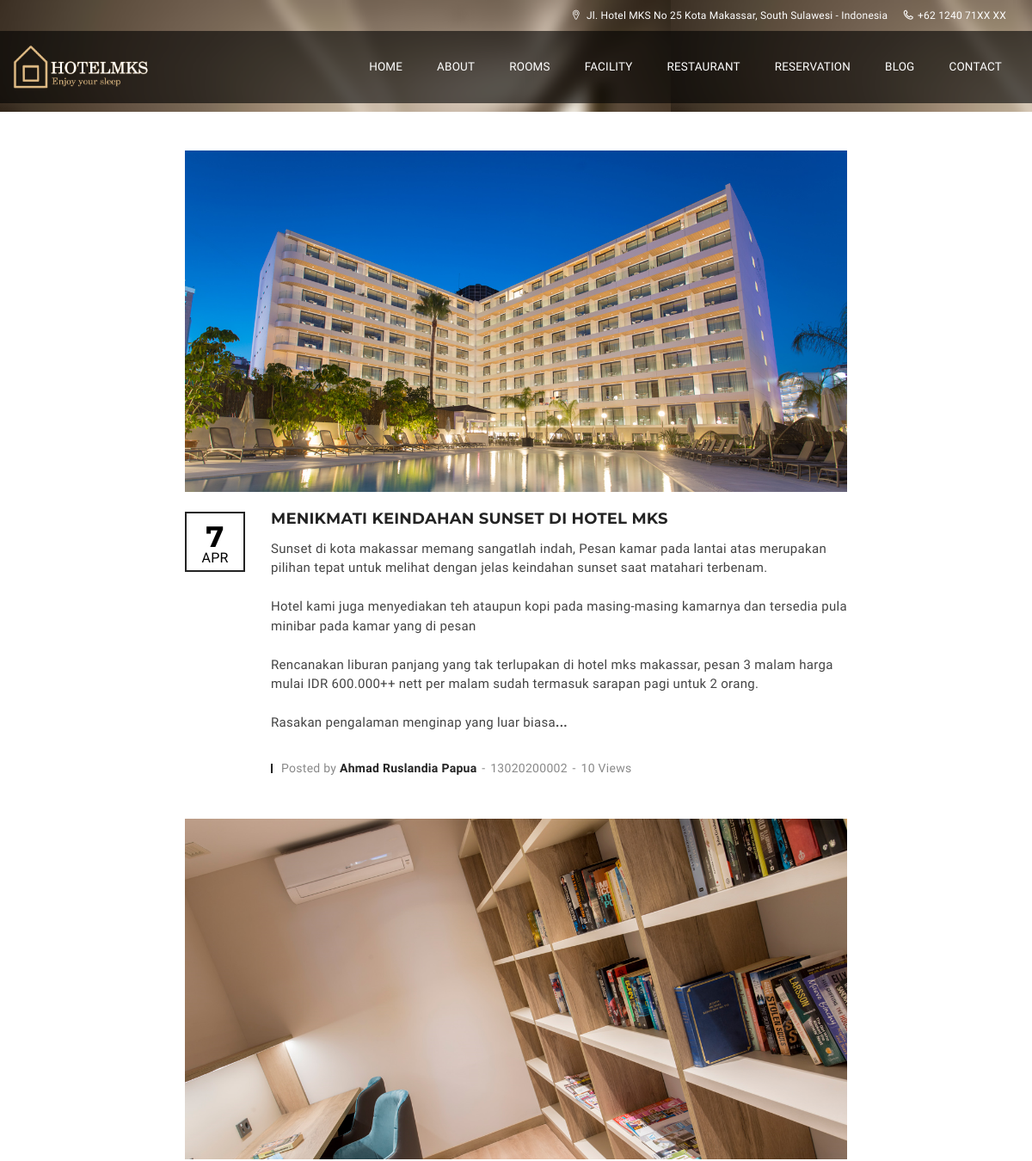
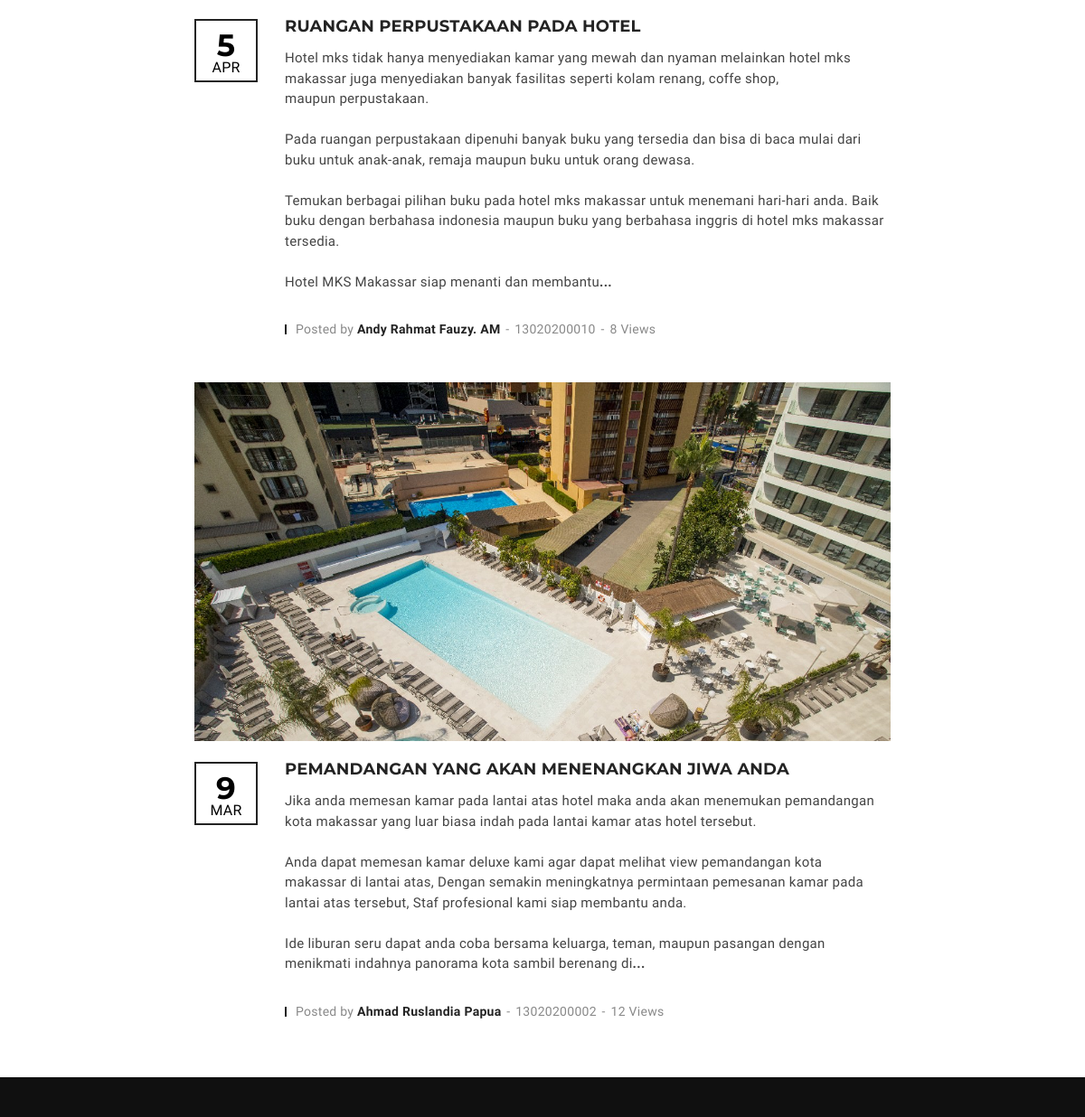
Screenshot of /index.php/blog with the database file from the repository (2 pictures, top to bottom).
### tables this page shows
CREATE TABLE `kontak` (
  `kd_kontak` int(11) NOT NULL,
  `des` text NOT NULL,
  `alamat` text NOT NULL,
  `telp` text NOT NULL,
  `email` text NOT NULL
);

CREATE TABLE `tulisan` (
  `tulisan_id` int(11) NOT NULL,
  `tulisan_judul` varchar(100) DEFAULT NULL,
  `tulisan_isi` longtext,
  `tulisan_tanggal` timestamp NULL DEFAULT CURRENT_TIMESTAMP,
  `tulisan_kategori_id` int(11) DEFAULT NULL,
  `tulisan_kategori_nama` varchar(30) DEFAULT NULL,
  `tulisan_views` int(11) DEFAULT '0',
  `tulisan_gambar` varchar(40) DEFAULT NULL,
  `tulisan_pengguna_id` int(11) DEFAULT NULL,
  `tulisan_author` varchar(40) DEFAULT NULL,
  `tulisan_slug` varchar(250) NOT NULL,
  `tulisan_deskripsi` text NOT NULL,
  `tulisan_lang` varchar(20) DEFAULT NULL
);

### application/controllers/Blog.php (called while the page is built, shortened)
<?php
class Blog extends CI_Controller{
	function __construct(){
		$this->load->model('M_tulisan','m_tulisan');
		$this->load->model('M_kategori','m_kategori');
		$this->load->model('M_pengunjung','m_pengunjung');
	}
	function index(){
			$jum=$this->m_tulisan->blog();
	        $page=$this->uri->segment(3);
	        if(!$page):
	            $offset = 0;
	        else:
	            $offset = $page;
	        endif;
	        $limit=3;
	        $config['base_url'] = base_url() . 'blog/index/';
	        $config['total_rows'] = $jum->num_rows();
	        $config['per_page'] = $limit;
	        $config['uri_segment'] = 3;
	        $config['full_tag_open'] = "<ul class='pagination'>";
	        $config['full_tag_close'] ="</ul>";
	        $config['num_tag_open'] = '<li>';
	        $config['num_tag_close'] = '</li>';
	        $config['cur_tag_open'] = "<li class='disabled'><li class='active'><a href='#'>";
	        $config['cur_tag_close'] = "<span class='sr-only'></span></a></li>";
	        $config['next_tag_open'] = "<li>";
	        $config['next_tagl_close'] = "</li>";
	        $config['prev_tag_open'] = "<li>";
	        $config['prev_tagl_close'] = "</li>";
	        $config['first_tag_open'] = "<li>";
	        $config['first_tagl_close'] = "</li>";
	        $config['last_tag_open'] = "<li>";
	        $config['last_tagl_close'] = "</li>";
	        $config['first_link']='< Firts ';
	        $config['last_link']='Last > ';
	        $config['next_link']='Next >> ';
	        $config['prev_link']='<< Prev';
	        $this->pagination->initialize($config);
	        $x['page'] =$this->pagination->create_links();
			$x['data']=$this->m_tulisan->blog_perpage($offset,$limit);
			$this->load->view('frontend/blog_view',$x);
	}
}

### index.php (called while the page is built, shortened)
<?php
require_once BASEPATH.'core/CodeIgniter.php';

### application/models/M_tulisan.php (called while the page is built, shortened)
<?php
class M_tulisan extends CI_Model{
	function blog_perpage($offset,$limit){
		$hsl=$this->db->query("SELECT tulisan.*,DATE_FORMAT(tulisan_tanggal,'%d/%m/%Y') AS tanggal,DAY(tulisan_tanggal) AS hari,LEFT(DATE_FORMAT(tulisan_tanggal,'%M'),3) AS bulan FROM tulisan WHERE tulisan_lang='id' ORDER BY tulisan_id DESC limit $offset,$limit");
		return $hsl;
	}
}

### application/views/frontend/blog_view.php (the view, shortened to what this page needs)
<!DOCTYPE html>
<html lang="en">
<head>
    <link rel="stylesheet" type="text/css" href="<?php echo base_url().'theme/css/lib/font-awesome.min.css'?>">
    <link rel="stylesheet" type="text/css" href="<?php echo base_url().'theme/css/lib/font-lotusicon.css'?>">
    <link rel="stylesheet" type="text/css" href="<?php echo base_url().'theme/css/lib/bootstrap.min.css'?>">
    <link rel="stylesheet" type="text/css" href="<?php echo base_url().'theme/css/lib/owl.carousel.css'?>">
    <link rel="stylesheet" type="text/css" href="<?php echo base_url().'theme/css/lib/jquery-ui.min.css'?>">
    <link rel="stylesheet" type="text/css" href="<?php echo base_url().'theme/css/lib/magnific-popup.css'?>">
    <link rel="stylesheet" type="text/css" href="<?php echo base_url().'theme/css/lib/settings.css'?>">
    <link rel="stylesheet" type="text/css" href="<?php echo base_url().'theme/css/lib/bootstrap-select.min.css'?>">
    <link rel="stylesheet" type="text/css" href="<?php echo base_url().'theme/css/helper.css'?>">
    <link rel="stylesheet" type="text/css" href="<?php echo base_url().'theme/css/custom.css'?>">
    <link rel="stylesheet" type="text/css" href="<?php echo base_url().'theme/css/responsive.css'?>">
    <link rel="stylesheet" type="text/css" href="<?php echo base_url().'theme/css/style.css'?>">
</head>
<body>
    <div id="page-wrap">
        <header id="header" class="header-v2">
            <?php $this->load->view('frontend/headertop');?>
          <?php $this->load->view('frontend/header');?>
        </header>
        <section class="section-sub-banner bg-9">
            <div class="sub-banner">
                <div class="container">
                    <div class="text text-center">
                    </div>
                </div>
            </div>
        </section>
        <section class="section-blog bg-white">
            <div class="container">
                <div class="blog">
                    <div class="row">
                        <div class="col-md-8 col-md-offset-2">
                            <div class="blog-content">
                            <?php
                                function limit_words($string, $word_limit){
                                    $words = explode(" ",$string);
                                    return implode(" ",array_splice($words,0,$word_limit));
                                }
                                foreach ($data->result() as $row):
                            ?>
                                <article class="post">
                                    <div class="entry-media">
                                        <a href="<?php echo site_url('blog/'.$row->tulisan_slug);?>" class="post-thumbnail hover-zoom"><img src="<?php echo base_url().'assets/images/'.$row->tulisan_gambar;?>" alt=""></a>
                                        <span class="posted-on"><strong><?php echo $row->hari;?></strong><?php echo $row->bulan;?></span>
                                    </div>
                                    <div class="entry-header">
                                        <h2 class="entry-title"><a href="<?php echo site_url('blog/'.$row->tulisan_slug);?>"><?php echo $row->tulisan_judul;?></a></h2>
                                    </div>
                                    <div class="entry-content">
                                        <?php echo limit_words($row->tulisan_isi,70).'<b>...</b>';?>
                                    </div>
                                    <div class="entry-footer">
                                        <p class="entry-meta">
                                            <span class="entry-author">
                                                <span class="screen-reader-text">Posted by </span>
                                                <a href="#" class="entry-author-link">
                                                    <span class="entry-author-name"><?php echo $row->tulisan_author;?></span>
                                                </a>
                                            </span>
                                            <span class="entry-categories">
                                                <a href="#"><?php echo $row->tulisan_kategori_nama;?></a>
                                            </span>
                                            <span class="entry-comments-link">
                                                <a href="#"><?php echo $row->tulisan_views;?> Views</a>
                                            </span>
                                        </p>
                                    </div>
                                </article>
                                <?php endforeach;?>
                            </div>
                        </div>
                    </div>
                </div>
            </div>
        </section>
       <?php $this->load->view('frontend/footer');?>
    </div>
</body>
</html>

### application/views/frontend/headertop.php
<div class="header_top">
             <div class="container">
                 <div class="header_left float-right">
		<?php
			$sql=$this->db->query("SELECT * from kontak");
			$header=$sql->row_array();
		?>
                     <span><i class="lotus-icon-location"></i> <?php echo $header['alamat']?></span>
                     <span><i class="lotus-icon-phone"></i><?php echo $header['telp']?></span>
                 </div>
             </div>
         </div>

### application/views/frontend/header.php (shortened to what this page needs)
<div class="header_content" id="header_content">
               <div class="container">
                   <div class="header_logo">
                       <a href="<?php echo site_url('');?>"><img src="<?php echo base_url().'theme/images/logo-header.png'?>" alt=""></a>
                   </div>
                   <nav class="header_menu">
                       <ul class="menu">
                           <li><a href="<?php echo site_url('');?>">Home</a></li>
                            <li><a href="<?php echo site_url('about');?>">About</a></li>
                           <li><a href="<?php echo site_url('rooms');?>">Rooms</a></li>
                           <li><a href="<?php echo site_url('facility');?>">Facility</a></li>
						<li><a href="<?php echo site_url('restaurant');?>">Restaurant</a></li>
                           <li><a href="<?php echo site_url('reservation');?>">Reservation</a></li>
                           <li><a href="<?php echo site_url('blog');?>">Blog</a></li>
                           <li><a href="<?php echo site_url('contact');?>">Contact</a></li>
                       </ul>
                   </nav>
               </div>
           </div>

### application/views/frontend/footer.php
<footer id="footer">
            <div class="footer_bottom">
                <div class="container">
                    <p><br></p>
                </div>
            </div>
        </footer>

### rows the page displays
kontak: alamat "Jl. Hotel MKS No 25 Kota Makassar, South Sulawesi - Indonesia", telp "+62 1240 71XX XX"
tulisan: tulisan_gambar (picture), hari "7", bulan "APR", tulisan_judul "MENIKMATI KEINDAHAN SUNSET DI HOTEL MKS", tulisan_isi "Sunset di kota makassar memang sangatlah indah, Pesan kamar pada lantai atas merupakan pilihan tepat untuk melihat dengan jelas keindahan sunset saat matahari terbenam. Hotel kami juga menyediakan teh ataupun kopi pada masing-masing kamarnya dan tersedia pula minibar pada kamar yang di pesan Rencanakan liburan panjang yang tak terlupakan di hotel mks makassar, pesan 3 malam harga mulai IDR 600.000++ nett per malam sudah termasuk sarapan pagi untuk 2 orang. Rasakan pengalaman menginap yang luar biasa", tulisan_author "Ahmad Ruslandia Papua", tulisan_kategori_nama "13020200002", tulisan_views "10"
tulisan: tulisan_gambar (picture), hari "5", bulan "APR", tulisan_judul "RUANGAN PERPUSTAKAAN PADA HOTEL", tulisan_isi "Hotel mks tidak hanya menyediakan kamar yang mewah dan nyaman melainkan hotel mks makassar juga menyediakan banyak fasilitas seperti kolam renang, coffe shop, maupun perpustakaan. Pada ruangan perpustakaan dipenuhi banyak buku yang tersedia dan bisa di baca mulai dari buku untuk anak-anak, remaja maupun buku untuk orang dewasa. Temukan berbagai pilihan buku pada hotel mks makassar untuk menemani hari-hari anda. Baik buku dengan berbahasa indonesia maupun buku yang berbahasa inggris di hotel mks makassar tersedia. Hotel MKS Makassar siap menanti dan membantu", tulisan_author "Andy Rahmat Fauzy. AM", tulisan_kategori_nama "13020200010", tulisan_views "8"
tulisan: tulisan_gambar (picture), hari "9", bulan "MAR", tulisan_judul "PEMANDANGAN YANG AKAN MENENANGKAN JIWA ANDA", tulisan_isi "Jika anda memesan kamar pada lantai atas hotel maka anda akan menemukan pemandangan kota makassar yang luar biasa indah pada lantai kamar atas hotel tersebut. Anda dapat memesan kamar deluxe kami agar dapat melihat view pemandangan kota makassar di lantai atas, Dengan semakin meningkatnya permintaan pemesanan kamar pada lantai atas tersebut, Staf profesional kami siap membantu anda. Ide liburan seru dapat anda coba bersama keluarga, teman, maupun pasangan dengan menikmati indahnya panorama kota sambil berenang di", tulisan_author "Ahmad Ruslandia Papua", tulisan_kategori_nama "13020200002", tulisan_views "12"
